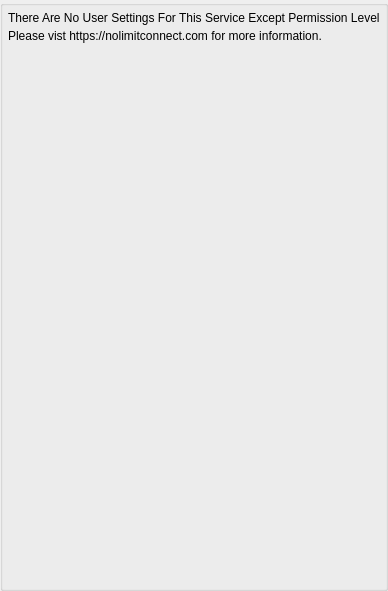
<?xml version="1.0" encoding="UTF-8"?>
<ui version="4.0">
 <class>AppletSettingsNoUserSettingsUi</class>
 <widget class="QWidget" name="AppletSettingsNoUserSettingsUi">
  <property name="geometry">
   <rect>
    <x>0</x>
    <y>0</y>
    <width>376</width>
    <height>591</height>
   </rect>
  </property>
  <property name="sizePolicy">
   <sizepolicy hsizetype="Expanding" vsizetype="Expanding">
    <horstretch>0</horstretch>
    <verstretch>0</verstretch>
   </sizepolicy>
  </property>
  <property name="windowTitle">
   <string>Offer Session</string>
  </property>
  <layout class="QVBoxLayout" name="verticalLayout">
   <property name="spacing">
    <number>0</number>
   </property>
   <property name="leftMargin">
    <number>0</number>
   </property>
   <property name="topMargin">
    <number>0</number>
   </property>
   <property name="rightMargin">
    <number>0</number>
   </property>
   <property name="bottomMargin">
    <number>0</number>
   </property>
   <item>
    <widget class="QGroupBox" name="StyledDlgItemsBox">
     <property name="sizePolicy">
      <sizepolicy hsizetype="Expanding" vsizetype="Expanding">
       <horstretch>0</horstretch>
       <verstretch>0</verstretch>
      </sizepolicy>
     </property>
     <property name="minimumSize">
      <size>
       <width>0</width>
       <height>0</height>
      </size>
     </property>
     <property name="title">
      <string/>
     </property>
     <layout class="QVBoxLayout" name="verticalLayout_2">
      <property name="spacing">
       <number>4</number>
      </property>
      <property name="leftMargin">
       <number>5</number>
      </property>
      <property name="topMargin">
       <number>5</number>
      </property>
      <property name="rightMargin">
       <number>5</number>
      </property>
      <property name="bottomMargin">
       <number>5</number>
      </property>
      <item>
       <widget class="QLabel" name="m_NoUserSettingsLabel">
        <property name="text">
         <string>There Are No User Settings For This Service Except Permission Level</string>
        </property>
       </widget>
      </item>
      <item>
       <widget class="QLabel" name="m_PleaseVisitLabel">
        <property name="text">
         <string>Please vist https://nolimitconnect.com for more information.</string>
        </property>
       </widget>
      </item>
      <item>
       <spacer name="verticalSpacer">
        <property name="orientation">
         <enum>Qt::Vertical</enum>
        </property>
        <property name="sizeHint" stdset="0">
         <size>
          <width>20</width>
          <height>40</height>
         </size>
        </property>
       </spacer>
      </item>
     </layout>
    </widget>
   </item>
  </layout>
 </widget>
 <resources/>
 <connections/>
</ui>
